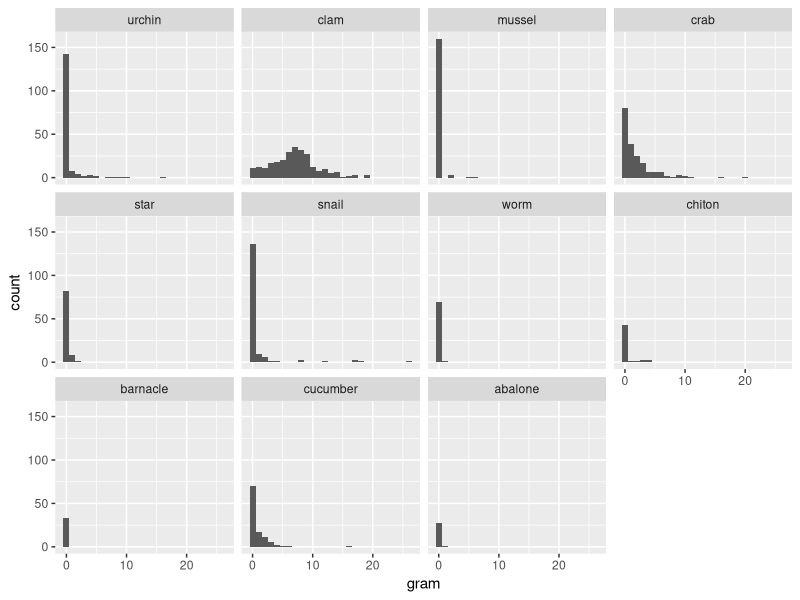
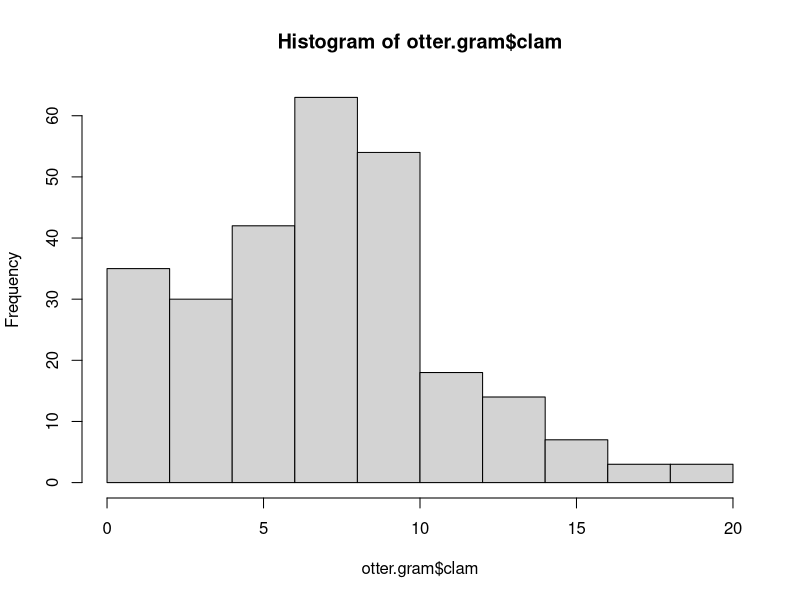
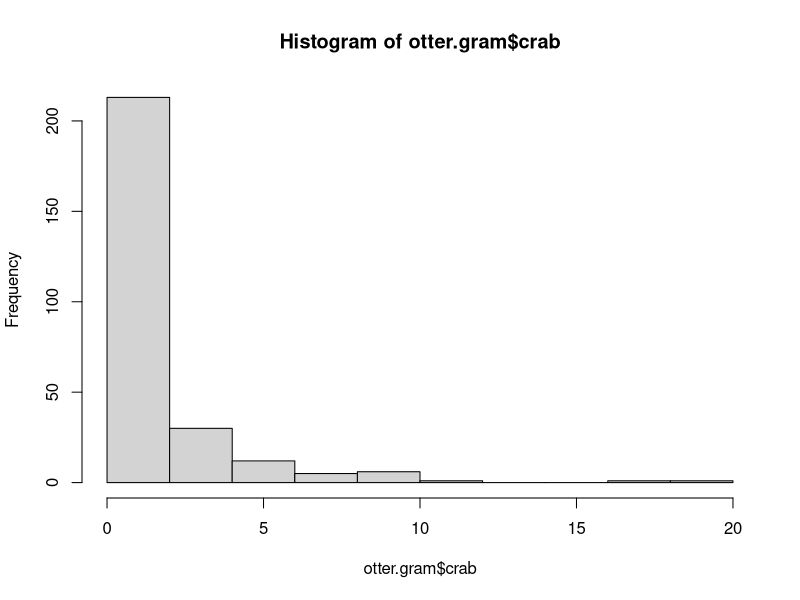
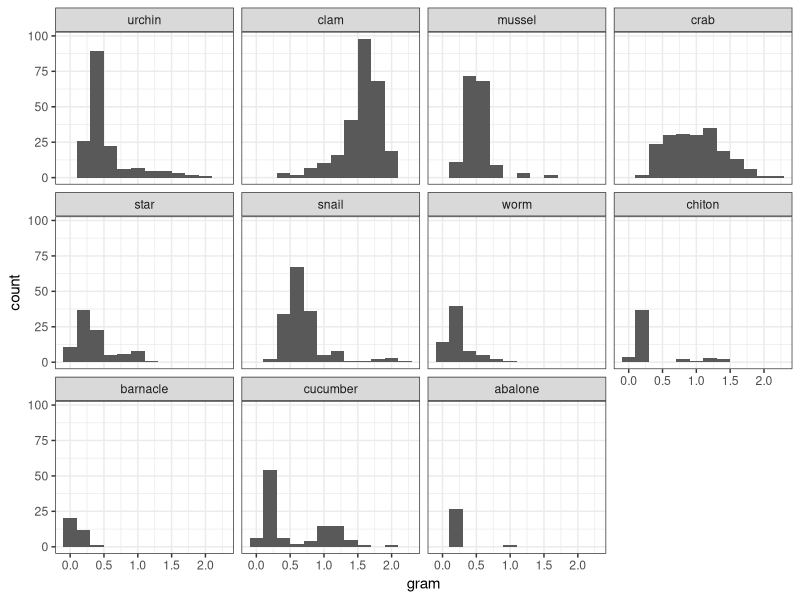

Here is the R script that generated these plots, in order: (Note: this script raises an error after producing the figures.)
############  FISH631 Project  ############

# I am stting the working dir at the usual foraging folder, but I may want to make a new folder
setwd("/Users/nila/Documents/UAF/RStudio/APECS/Sea_otter_foraging")

#programs
library(ggplot2)
library(lattice)
require(stats)
library(tidyverse)
library(scales)

#load files
otter.gram<- read.csv("Visual/SOFA/Otter_gram.csv", row.names=1)
ott.sum <- read.csv("Visual/SOFA/Otter_summary.csv", row.names=1)
ott.raw <- read.csv("Visual/2018_Foraging_data_RAW.csv")

#stack otter.gram
stack.gram <- stack(otter.gram)
names(stack.gram) <- c("gram", "species")

stack.gram[stack.gram==0]<-NA

# plot hist of all the grams/min
ggplot(data=stack.gram, aes(x=gram)) + 
  geom_histogram(binwidth = 1) +
  facet_wrap(vars(species))

hist(otter.gram$clam)
hist(otter.gram$crab)


# rename areas
ott.sum$Area<-recode_factor(ott.sum$Area, "EIGHTYEIGHT"=">30 years", 
                            "OHTHREE"=">15 years", "TEN"="> 8 years", .ordered = FALSE)
#recode_factor(.x, ..., .default = NULL, .missing = NULL,.ordered = FALSE)

### Standardize to species maximum: - Don't think this will be useful in the end
#MAX <- apply(otter.gram,2,max)    # Maximum values in each column
#gram.std <- scale(otter.gram, center=F, scale = MAX)
#head(gram.std)

#stack gram.std - doesn't work
#stack.gram.std <- stack(gram.std)
#names(stack.gram.std) <- c("gram", "species")

#Transform otter.gram with square root
(otter.gram.tf<- otter.gram^.25)
#stack transformed data
stack.gram.tf <- stack(otter.gram.tf)
names(stack.gram.tf) <- c("gram", "species")

stack.gram.tf[stack.gram.tf==0]<-NA

# plot hist of all the grams/min transformed
ggplot(data=stack.gram.tf, aes(x=gram)) + 
  geom_histogram(binwidth = .2) +
  facet_wrap(vars(species)) +
  theme_bw()

# info from ott.sum
par(mfrow= c(2,2))
plot(ott.sum$Sex, main = "Sex")
plot(ott.sum$Ageclass, main = "Age")
plot(ott.sum$Area, main = "Locations (year)")
hist(ott.sum$success_rt,  main = "Histogram of Sucess rate", xlab= "", ylab= "")
par(mfrow= c(1,1))
#combine files
otter <- cbind(otter.gram.tf, Ageclass = ott.sum$Ageclass, Sex = ott.sum$Sex, Area = ott.sum$Area, 
               Season = ott.sum$Season)
otter
# advice from Franz - gives # of 0 in each prey type
apply(otter.gram,2,function(x) sum(x==0))

# create Bray-curtis distances
library(vegan)
library(MASS)
otter.bray <- vegdist(otter.gram.tf, method = "bray")
round(otter.bray,2)

#betadispr with Area
(disp <- betadisper(otter.bray, otter$Area))
PCoA.d <- dist(disp$vectors[,1:10])
plot(otter.bray, PCoA.d); cor(otter.bray, PCoA.d)
anova(disp)
TukeyHSD(disp)
plot(disp) 
plot(disp, c(2,3))
#betadispr with Sex (including unknown)
(disp <- betadisper(otter.bray, otter$Sex))
PCoA.d <- dist(disp$vectors[,1:10])
plot(otter.bray, PCoA.d); cor(otter.bray, PCoA.d)
anova(disp)
TukeyHSD(disp)
plot(disp) 
plot(disp, c(2,3))
#betadispr with Ageclass
(disp <- betadisper(otter.bray, otter$Ageclass))
PCoA.d <- dist(disp$vectors[,1:10])
plot(otter.bray, PCoA.d); cor(otter.bray, PCoA.d)
anova(disp)
TukeyHSD(disp)
plot(disp) 
plot(disp, c(2,3))
#betadispr with Season
(disp <- betadisper(otter.bray, otter$Season))
PCoA.d <- dist(disp$vectors[,1:10])
plot(otter.bray, PCoA.d); cor(otter.bray, PCoA.d)
anova(disp)
TukeyHSD(disp)
plot(disp) 
plot(disp, c(2,3))

# All of these metrics were not significant, which is good! But season is really close to 0.05


# NMDS - can use 2D because is simpler
otter.nmds <- isoMDS(otter.bray, k=2) 
#type I PERMANOVA
adonis(otter.bray ~ Season + Ageclass + Sex + Area + Site, data=ott.sum, perm=999) 
adonis(otter.bray ~ Sex + Area + Site + Sex:Area, data=ott.sum, perm=999)
adonis(otter.bray ~ Sex + Area + Site, data=ott.sum, perm=999) # best model, only explains 19%
# type III PERMANOVA
adonis2(otter.bray ~ Sex + Ageclass + Season + Area + Site, data=ott.sum, by="margin", perm=999)
adonis2(otter.bray ~ Sex + Area + Site, data=ott.sum, by="margin", perm=999)

ott.mds<-metaMDS(otter.gram.tf, k=2, try=20, autotransform = FALSE)
ott.mds$stress
stressplot(ott.mds)
ordiplot(ott.mds, display=c("sites", "species"), type="t", cex=1)
plot(ott.mds$points, col=as.numeric(ott.sum$Area), pch=16, cex=2, asp=1)
plot(ott.mds$points, col=as.numeric(ott.sum$Sex), pch=16, cex=2, asp=1)
plot(ott.mds$points, col=as.numeric(ott.sum$Site), pch=16, cex=2, asp=1)

######################################################################################################
#Now lets remove worm, chiton, barnicle, and abalone (these make up a very small percent of the diet)
ott.slim <- otter.gram.tf[,c(1:6,10)] 

#combine files
otter.slim <- cbind(ott.slim, Ageclass = ott.sum$Ageclass, Sex = ott.sum$Sex, Area = ott.sum$Area, Site = ott.sum$Site)
otter.slim

# create Bray-curtis distances
otter.bray2 <- vegdist(ott.slim, method = "bray")
round(otter.bray2,2)
# MDS - can use 2D because is simpler
otter2.nmds <- isoMDS(otter.bray2, k=2) 
#type I PERMANOVA
adonis(otter.bray2 ~ Sex + Area + Site + Sex:Area, data=ott.sum, perm=999)
slim.perm<-adonis(otter.bray2 ~ Sex + Area + Site, data=ott.sum, perm=999) # best model (others not sig)
slim.perm
# type III PERMANOVA
#adonis2(otter.bray2 ~ Sex + Ageclass + Area + Site, data=ott.sum, by="margin", perm=999)
#adonis2(otter.bray2 ~ Sex + Area, data=ott.sum, by="margin", perm=9999)

ott2.mds<-metaMDS(ott.slim, k=2, try=50, autotransform = FALSE)
ott2.mds$stress
stressplot(ott2.mds)
#ordiplot(ott2.mds, display=c("sites", "species"), type="t", cex=1)
#plot(ott2.mds$points, col=as.numeric(otter.slim$Area), pch=16, cex=2, asp=1)
#plot(ott2.mds$points, col=as.numeric(otter.slim$Sex), pch=16, cex=2, asp=1)
#plot(ott2.mds$points, col=as.numeric(otter.slim$Season), pch=16, cex=2, asp=1)
#plot(ott2.mds$points, col=as.numeric(otter.slim$Site), pch=16, cex=2, asp=1) # not helpful

(vec.slim <- envfit(ott2.mds$points, ott.slim, perm=1000))# circular because no env data
(sim.area <- simper(otter.gram.tf>0, otter.slim$Area, perm=999))
summary(sim.area)
(sim.sex <- simper(otter.gram.tf>0, otter.slim$Sex, perm=999))
summary(sim.sex)

# make ordination plot in ggplot for Areas

#first make a data frame of the scores
area.scores <- as.data.frame(scores(ott2.mds))
# create a column of site names, from the rownames of data.scores
area.scores$otter <- rownames(area.scores)  
area.scores <- cbind(area.scores, Area = otter.slim$Area, Site = otter.slim$Site)
head(area.scores)

#Using the scores function from vegan to extract the species scores and convert to a data.frame
species2.scores <- as.data.frame(scores(ott2.mds, "species"))  
# create a column of species, from the rownames of species.scores
species2.scores$species <- rownames(species2.scores)  
head(species2.scores)

ggplot() + 
  geom_text(data=species2.scores,aes(x=NMDS1,y=NMDS2,label=species),alpha=0.5) +  # add the species labels
  geom_point(data=area.scores,aes(x=NMDS1,y=NMDS2,shape=Area,colour=Area),size=3) + # add the point markers
  scale_colour_manual(values=c(">15 years" = "#E69F00", "> 8 years" = "#56B4E9", ">30 years" = "#999999")) +
  coord_equal() + 
  theme_bw() +
  theme(axis.text.x = element_blank(),  # remove x-axis text
        axis.text.y = element_blank(), # remove y-axis text
        axis.ticks = element_blank(),  # remove axis ticks
        axis.title.x = element_text(size=18), # remove x-axis labels
        axis.title.y = element_text(size=18), # remove y-axis labels
        panel.background = element_blank(), 
        panel.grid.major = element_blank(),  #remove major-grid labels
        panel.grid.minor = element_blank(),  #remove minor-grid labels
        plot.background = element_blank())


#placing a hull for area
area.88 <- area.scores[area.scores$Area == ">30 years", ][chull(area.scores[area.scores$Area == 
                                                                   ">30 years", c("NMDS1", "NMDS2")]), ]  # hull values for 1988
area.03 <- area.scores[area.scores$Area == ">15 years", ][chull(area.scores[area.scores$Area == 
                                                                   ">15 years", c("NMDS1", "NMDS2")]), ]  # hull values for 2003
area.10 <- area.scores[area.scores$Area == "> 8 years", ][chull(area.scores[area.scores$Area == 
                                                                         "> 8 years", c("NMDS1", "NMDS2")]), ]  # hull values for 2010

hull2.data <- rbind(area.88, area.03, area.10)  #combine grp.a and grp.b
hull2.data
ggplot() + 
  geom_polygon(data=hull2.data,aes(x=NMDS1,y=NMDS2,fill=Area,group=Area),alpha=0.30) + 
  scale_fill_manual(values=c(">15 years" = "#E69F00", "> 8 years" = "#56B4E9", ">30 years" = "#999999")) +
  geom_point(data=area.scores,aes(x=NMDS1,y=NMDS2,shape=Area,colour=Area),size=4) + # add the point markers
  scale_colour_manual(values=c(">15 years" = "#E69F00", "> 8 years" = "#56B4E9", ">30 years" = "#999999")) +
  geom_text(data=species2.scores,aes(x=NMDS1,y=NMDS2,label=species),alpha=0.5) +  # add the species labels
  coord_equal() +
  theme_bw() + 
  theme(axis.text.x = element_blank(),  # remove x-axis text
        axis.text.y = element_blank(), # remove y-axis text
        axis.ticks = element_blank(),  # remove axis ticks
        axis.title.x = element_text(size=18), # remove x-axis labels
        axis.title.y = element_text(size=18), # remove y-axis labels
        panel.background = element_blank(), 
        panel.grid.major = element_blank(),  #remove major-grid labels
        panel.grid.minor = element_blank(),  #remove minor-grid labels
        plot.background = element_blank())

#####################################################################################################
#Now run with ONLY known sex!
# want to filter the data
otter.sex <- filter(otter.slim, Sex == "M"| Sex == "F")

#now make a file of the distances only by removing them from ott.sex
ott.sex <- otter.sex[,1:7]

# create Bray-curtis distances
otter.bray3 <- vegdist(ott.sex, method = "bray")
round(otter.bray3,2)
# MDS - can use 2D because is simpler
otter3.nmds <- isoMDS(otter.bray3, k=2) 
#type I PERMANOVA
sex.perm<-adonis2(otter.bray3 ~ Sex + Area + Site, data=otter.sex, perm=9999)
# type III PERMANOVA
adonis2(otter.bray3 ~ Sex + Ageclass + Area + Site, data=otter.sex, by="margin", perm=9999)
adonis2(otter.bray3 ~ Sex + Area, data=otter.sex, by="margin", perm=9999)

ott3.mds<-metaMDS(ott.sex, k=2, try=20, autotransform = FALSE)
ott3.mds$stress
stressplot(ott3.mds)
#ordiplot(ott3.mds, display=c("sites", "species"), type="t", cex=1)
#plot(ott3.mds$points, col=as.numeric(otter.sex$Area), pch=16, cex=2, asp=1)
#plot(ott3.mds$points, col=as.numeric(otter.sex$Sex), pch=16, cex=2, asp=1)
#plot(ott3.mds$points, col=as.numeric(otter.sex$Site), pch=16, cex=2, asp=1)

# make ordination plot in ggplot

#first make a data frame of the scores
data.scores <- as.data.frame(scores(ott3.mds))
# create a column of site names, from the rownames of data.scores
data.scores$otter <- rownames(data.scores)  
data.scores <- cbind(data.scores, Ageclass = otter.sex$Ageclass, Sex = otter.sex$Sex, 
                     Area = otter.sex$Area, Site = otter.sex$Site)
head(data.scores)

#Using the scores function from vegan to extract the species scores and convert to a data.frame
species.scores <- as.data.frame(scores(ott3.mds, "species"))  
# create a column of species, from the rownames of species.scores
species.scores$species <- rownames(species.scores)  
head(species.scores)

ggplot() + 
  geom_text(data=species.scores,aes(x=NMDS1,y=NMDS2,label=species),alpha=0.5) +  # add the species labels
  geom_point(data=data.scores,aes(x=NMDS1,y=NMDS2,shape=Sex,colour=Sex),size=3) + # add the point markers
  scale_colour_manual(values=c("F" = "red", "M" = "blue")) +
  coord_equal() +
  theme_bw() +
  theme(axis.text.x = element_blank(),  # remove x-axis text
      axis.text.y = element_blank(), # remove y-axis text
      axis.ticks = element_blank(),  # remove axis ticks
      axis.title.x = element_text(size=18), # remove x-axis labels
      axis.title.y = element_text(size=18), # remove y-axis labels
      panel.background = element_blank(), 
      panel.grid.major = element_blank(),  #remove major-grid labels
      panel.grid.minor = element_blank(),  #remove minor-grid labels
      plot.background = element_blank())

#placing a hull for sex
sex.f <- data.scores[data.scores$Sex == "F", ][chull(data.scores[data.scores$Sex == 
                                                                   "F", c("NMDS1", "NMDS2")]), ]  # hull values for female
sex.m <- data.scores[data.scores$Sex == "M", ][chull(data.scores[data.scores$Sex == 
                                                                   "M", c("NMDS1", "NMDS2")]), ]  # hull values for male

hull.data <- rbind(sex.f, sex.m)  #combine grp.a and grp.b
hull.data
ggplot() + 
  geom_polygon(data=hull.data,aes(x=NMDS1,y=NMDS2,fill=Sex,group=Sex),alpha=0.30) + # add the convex hulls
  geom_point(data=data.scores,aes(x=NMDS1,y=NMDS2,shape=Sex,colour=Sex),size=4) + # add the point markers
  scale_colour_manual(values=c("F" = "red", "M" = "blue")) +
  scale_fill_manual(values=c("F" = "red", "M" = "blue")) +
  geom_text(data=species.scores,aes(x=NMDS1,y=NMDS2,label=species),alpha=0.5) +  # add the species labels
  coord_equal() +
  theme_bw() + 
  theme(axis.text.x = element_blank(),  # remove x-axis text
        axis.text.y = element_blank(), # remove y-axis text
        axis.ticks = element_blank(),  # remove axis ticks
        axis.title.x = element_text(size=18), # remove x-axis labels
        axis.title.y = element_text(size=18), # remove y-axis labels
        panel.background = element_blank(), 
        panel.grid.major = element_blank(),  #remove major-grid labels
        panel.grid.minor = element_blank(),  #remove minor-grid labels
        plot.background = element_blank())
